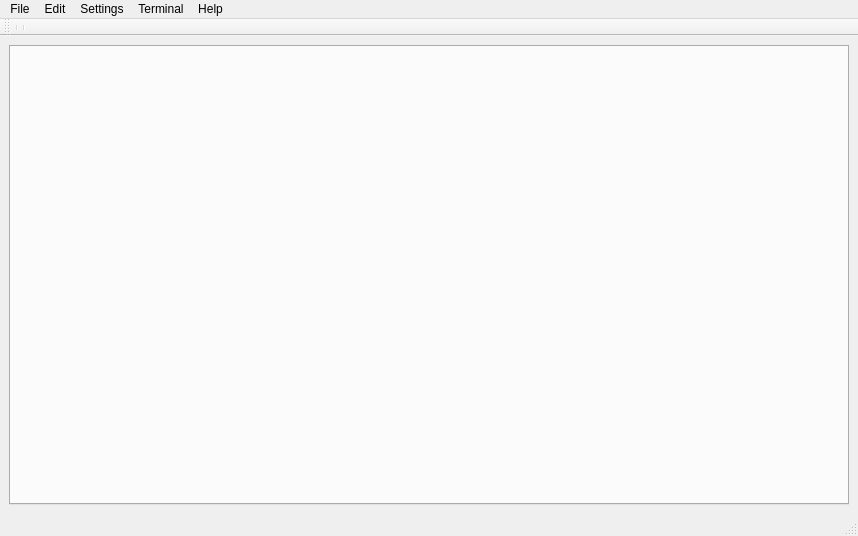
<?xml version="1.0" encoding="UTF-8"?>
<ui version="4.0">
 <class>MainWindow</class>
 <widget class="QMainWindow" name="MainWindow">
  <property name="geometry">
   <rect>
    <x>0</x>
    <y>0</y>
    <width>858</width>
    <height>536</height>
   </rect>
  </property>
  <property name="windowTitle">
   <string>MainWindow</string>
  </property>
  <widget class="QWidget" name="centralwidget">
   <layout class="QGridLayout" name="gridLayout">
    <item row="0" column="0">
     <widget class="QTabWidget" name="tabTerminals"/>
    </item>
   </layout>
  </widget>
  <widget class="QMenuBar" name="menubar">
   <property name="geometry">
    <rect>
     <x>0</x>
     <y>0</y>
     <width>858</width>
     <height>22</height>
    </rect>
   </property>
   <widget class="QMenu" name="menuFile">
    <property name="title">
     <string>File</string>
    </property>
   </widget>
   <widget class="QMenu" name="menuEdit">
    <property name="title">
     <string>Edit</string>
    </property>
   </widget>
   <widget class="QMenu" name="menuSettings">
    <property name="title">
     <string>Settings</string>
    </property>
   </widget>
   <widget class="QMenu" name="menuTerminal">
    <property name="title">
     <string>Terminal</string>
    </property>
   </widget>
   <widget class="QMenu" name="menuHelp">
    <property name="title">
     <string>Help</string>
    </property>
   </widget>
   <addaction name="menuFile"/>
   <addaction name="menuEdit"/>
   <addaction name="menuSettings"/>
   <addaction name="menuTerminal"/>
   <addaction name="menuHelp"/>
  </widget>
  <widget class="QStatusBar" name="statusbar"/>
  <widget class="QToolBar" name="toolBar">
   <property name="windowTitle">
    <string>toolBar</string>
   </property>
   <attribute name="toolBarArea">
    <enum>TopToolBarArea</enum>
   </attribute>
   <attribute name="toolBarBreak">
    <bool>false</bool>
   </attribute>
   <addaction name="separator"/>
   <addaction name="separator"/>
  </widget>
 </widget>
 <resources/>
 <connections/>
</ui>
